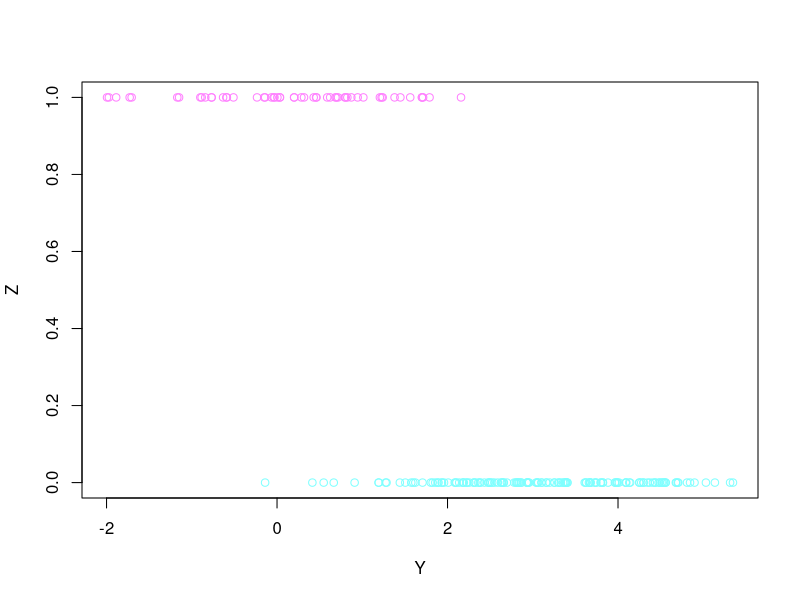
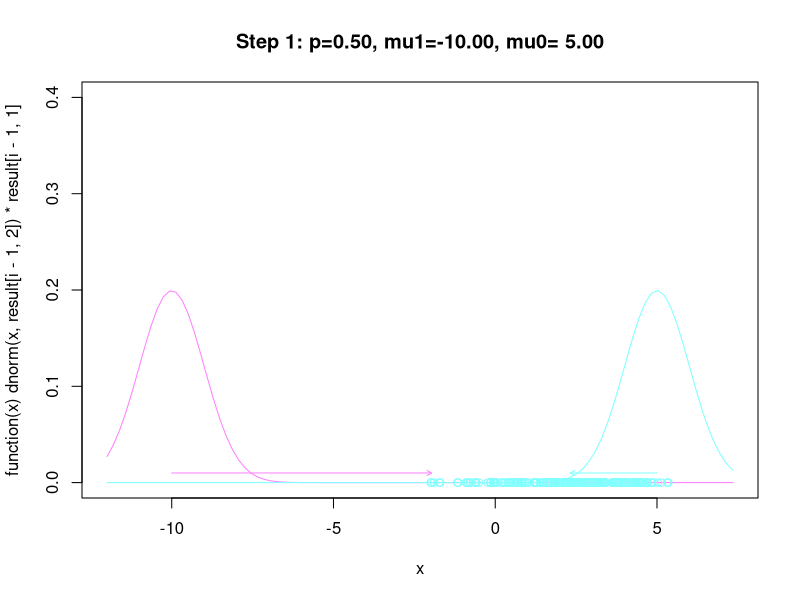
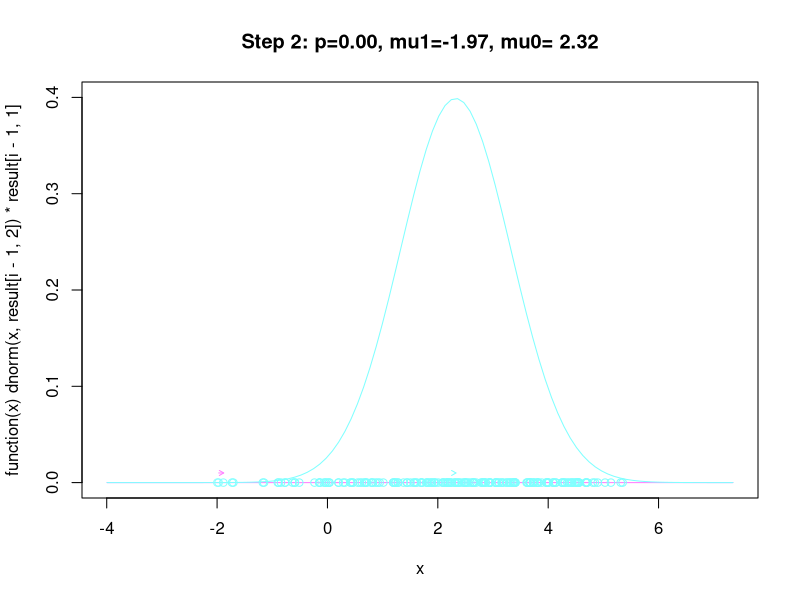
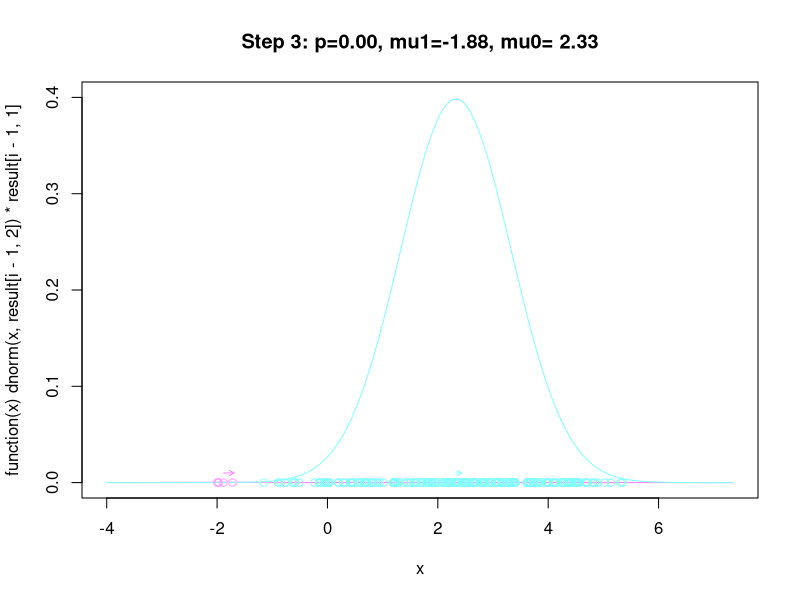
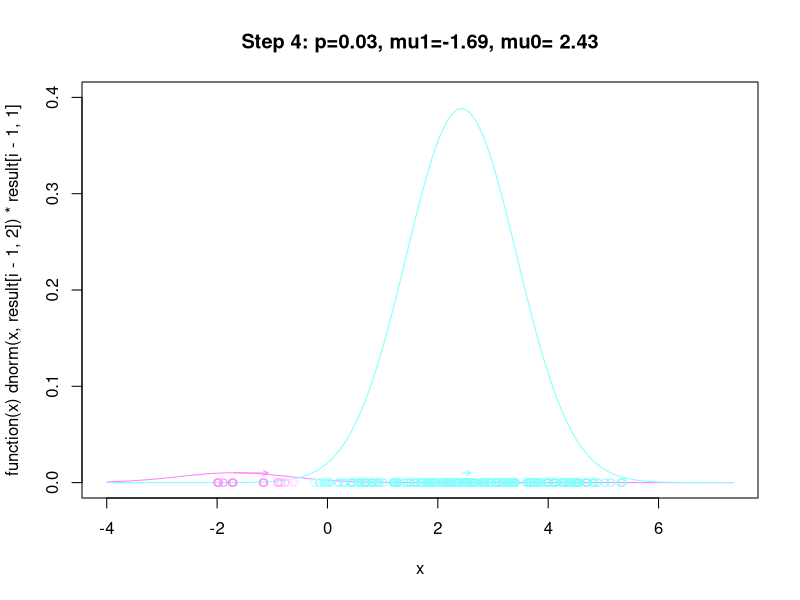
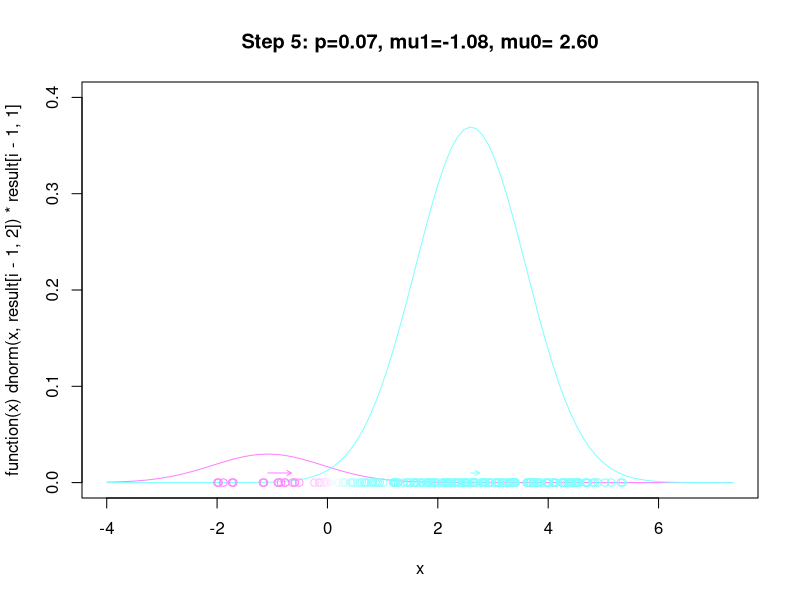
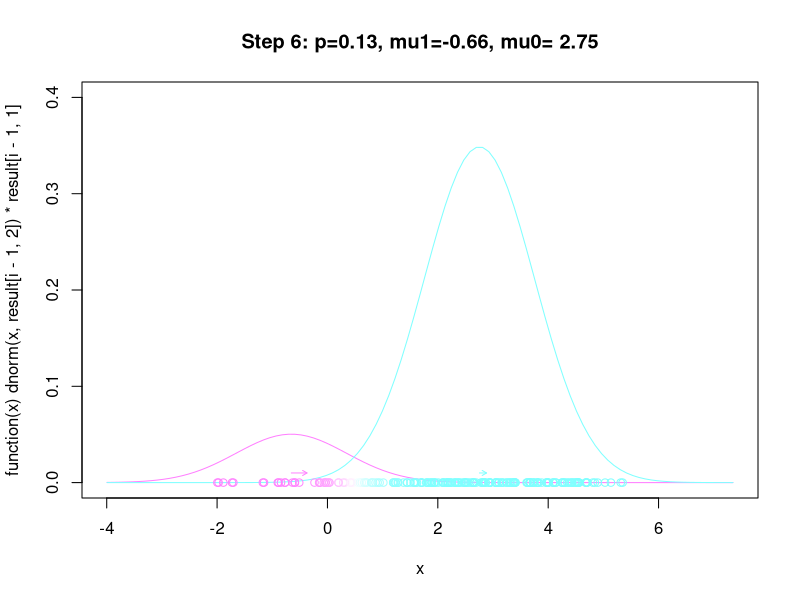
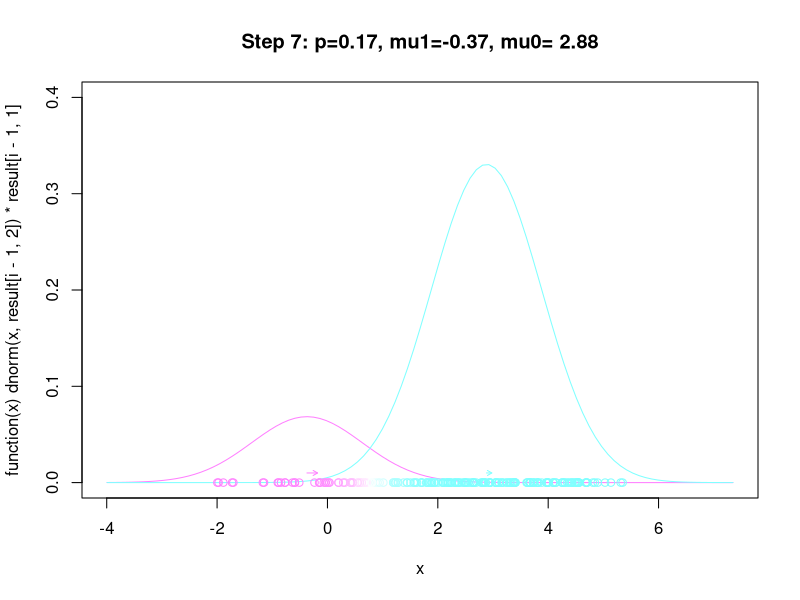

Write the R code that produced these figures, in order.
## ---- chunk 1
log_sum_exp <- function(log_x)
{
    max_log_x <- max(log_x)
    
    max_log_x + log( sum(exp(log_x - max_log_x) ))
}
log_like_obs <- function(theta,Y)
{
    log_jointlike <- cbind(log( theta[1]) + dnorm(Y,theta[2],1,log = TRUE),
                       log(1 - theta[1]) + dnorm(Y,theta[3],1, log = TRUE))
    sum(apply(log_jointlike,1,log_sum_exp))
}


em_mixnorm <- function(theta0,Y,no_iters)
{   col_weigh <- cm.colors(100)
    result <- matrix(0,no_iters + 1,4)
    colnames(result) <- c("p","mu1","mu0","log_lik")
    result[1,1:3] <- theta0
    result[1,4] <- log_like_obs(theta0,Y)
    for(i in 1:no_iters + 1) {
        log_like1 <- dnorm(Y,result[i-1,2],1,log = TRUE) + log(result[i-1,1])
        log_like0 <- dnorm(Y,result[i-1,3],1,log = TRUE) + log(1-result[i-1,1])
        log_like_average <- apply(cbind(log_like1, log_like0),1,log_sum_exp)
        weighs <-   exp(log_like1 - log_like_average)
        
        ## making plots showing steps
        xlim <- range (Y, result[i-1,2:3])+c(-2,2)
        plot(function(x) dnorm(x, result[i-1,2])*result[i-1,1], ylim=c(0,0.4), 
             xlim[1], xlim[2], col=col_weigh[100])
        title(main = sprintf("Step %g: p=%4.2f, mu1=%5.2f, mu0=%5.2f",
              i-1, result[i-1,1],result[i-1,2],result[i-1,3]))
        plot(function(x) dnorm(x, result[i-1,3])*(1-result[i-1,1]),
             xlim[1], xlim[2], col=col_weigh[1], add=TRUE)
        points(Y, rep(0, length(Y)), col=col_weigh[ceiling(weighs*100)] )
        
        #update p
        result[i,1] <- mean(weighs)
        #update u1
        result[i,2] <- sum(Y*weighs)/sum(weighs)
        result[i,3] <- sum(Y*(1-weighs))/sum(1-weighs)
        result[i,4] <- log_like_obs(result[i,1:3],Y)
        #plot the change of mu
        arrows(result[i-1,2], 0.01,result[i,2],0.01,
               length = 0.05,col=col_weigh[100])
        arrows(result[i-1,3], 0.01,result[i,3],0.01,
               length = 0.05,col=col_weigh[1])
    }
    invisible(result)
}
## ---- chunk 2
gen_mixnorm <- function(theta,n)
{
    Z <- 1*(runif(n) < theta[1])
    Y <- rep(0,n)
    for(i in 1:n){
        if(Z[i]==1) Y[i] <- rnorm(1,theta[2],1)
        else Y[i] <- rnorm(1,theta[3],1)
    }
    col_weigh <- cm.colors(2)
    plot (Y, Z, col = col_weigh[Z+1])
    Y
}

## ---- chunk 3
data <- gen_mixnorm(c(0.3,0,3),200)
## ---- chunk 4
em_mixnorm(c(0.5,-10,5),data,20)
## ---- chunk 5
em_mixnorm(c(0.5,5,10),data,40)
## ---- chunk 6
em_mixnorm(c(0.5,0.1,0.2),data,40)
## ---- chunk 7
random_label <- rbinom(length(data), size=1, prob = 0.5)
em_mixnorm(c(0.5, mean(data[random_label==1]),mean(data[random_label==0])),
           data,40)

## ---- chunk 8
data2 <- gen_mixnorm(c(0.3,0,5),200)
random_label <- rbinom(length(data2), size=1, prob = 0.5)
em_mixnorm(c(0.5, mean(data2[random_label==1]),
                  mean(data2[random_label==0])),
           data2,40)

## ---- chunk 9
log_like_obs <- function(theta,Y)
{
    log_joint <- cbind(log(theta[1]) + dnorm(Y,theta[2],1,log = TRUE),
                       log(1 - theta[1]) + dnorm(Y,theta[3],1, log = TRUE))
    sum(apply(log_joint,1,log_sum_exp))
}
## define negative log likelihood function
neg_loglike_obs <- function (theta,Y)
{
  -log_like_obs(theta,Y)
}
## define negative log likelihood function with a transformed parametrization

neg_loglike_obs_transf <-  function(ttheta,Y)
{
  theta <- ttheta
  theta[1] <- 1/(1+exp(-ttheta[1]))
  neg_loglike_obs(theta,Y)
}

## applying optimization algorithms

try (nlm (neg_loglike_obs, p = c(0.3,0,3), Y = data))
try (nlm (neg_loglike_obs, p = c(0.5, -10, 5), Y = data))

log(0.3/0.7)
## Newton method
try (nlm (neg_loglike_obs_transf, p = c(log(0.3/0.7),0,3), Y = data))
try (nlm (neg_loglike_obs_transf, p = c(0,-10,5), Y = data))
## Nelder-Mead
try (optim (p = c(log(0.3/0.7),0,3),neg_loglike_obs_transf, Y = data, method="Nelder-Mead"))
try (optim (p = c(0,-10,5),neg_loglike_obs_transf, Y = data, method="Nelder-Mead"))

## Conjugate Gradient
try (optim (p = c(0,0,3),neg_loglike_obs_transf, Y = data, method="CG"))
try (optim (p = c(0,-10,5),neg_loglike_obs_transf, Y = data, method="CG"))


## ---- chunk 10
# The data consists of n observed counts, whose mean is m, plus c counts
# that are observed to be less than 2 (ie, 0 or 1), but whose exact value
# is not known.  The counts are assumed to be Poisson distributed with 
# unknown mean, lambda.  
#
# The function below finds the maximum likelihood estimate for lambda given
# the data, using the EM algorithm started from the specified guess at lambda
# (default being the mean count with censored counts set to 1), run for the
# specified number of iterations (default 20).  The log likelihood is printed 
# at each iteration.  It should never decrease.

#n is the number of observed poisson counts
#c is the number of missed poisson counts
#y_bar is is the mean of observed poisson counts
EM.censored.poisson <- function (n, y_bar, c, lambda0=(n*y_bar+c)/(n+c),
iterations=20)
{
  # Set initial guess, and print it and its log likelihood.

  lambda <- lambda0

  cat (0, lambda, log.likelihood_obs(n,y_bar,c,lambda), "\n")

  # Do EM iterations.

  for (i in 1:iterations)
  {
    # The E step: Figure out the distribution of the unobserved data.  For 
    # this model, we need the probability that an unobserved count that is 
    # either 0 or 1 is actually equal to 1, which is p1 below.

    y_mis <- lambda / (1+lambda)
    
    # The M step: Find the lambda that maximizes the expected log likelihood
    # with unobserved data filled in according to the distribution found in
    # the E step.

    lambda <- (n*y_bar + c*y_mis) / (n+c)

    # Print the new guess for lambda and its log likelihood.

    cat (i, lambda, log.likelihood_obs(n,y_bar,c,lambda), "\n")
  }

  # Return the value for lambda from the final EM iteration.

  lambda
}

log.likelihood_obs <- function (n, y_bar, c, lambda)
{
  n*y_bar*log(lambda) - (n+c)*lambda + c*log(1+lambda)
}
## ---- chunk 11
y <- rpois(200,3)

c<- sum(y < 2)
y_bar <- mean(y[y >=2]); y_bar

## ---- chunk 12
EM.censored.poisson(length(y)-c,y_bar,c,lambda0=100, iterations = 10) -> lambda.em

EM.censored.poisson(length(y)-c,y_bar,c,lambda0=y_bar, iterations = 10) -> lambda.em
## ---- chunk 13
log.likelihood_obs <- function (n, y_bar, c, lambda)
{
  n*y_bar*log(lambda) - (n+c)*lambda + c*log(1+lambda)
}

neg_loglike_obs <- function (n, y_bar, c, lambda)
{
  - log.likelihood_obs (n, y_bar, c, lambda)
}

try (nlm (neg_loglike_obs, p = y_bar, n=length(y)-c, y_bar= y_bar, c=c))
try (nlm (neg_loglike_obs, p = 100, n=length(y)-c, y_bar= y_bar, c=c))


try (optim (p = y_bar, neg_loglike_obs, method="CG", n=length(y)-c, y_bar= y_bar, c=c))
try (optim (p = 100, neg_loglike_obs, method="CG", n=length(y)-c, y_bar= y_bar, c=c))

try (optim (p = y_bar, neg_loglike_obs, method="Nelder-Mead", n=length(y)-c, y_bar= y_bar, c=c))
try (optim (p = 100, neg_loglike_obs, method="Nelder-Mead", n=length(y)-c, y_bar= y_bar, c=c))


